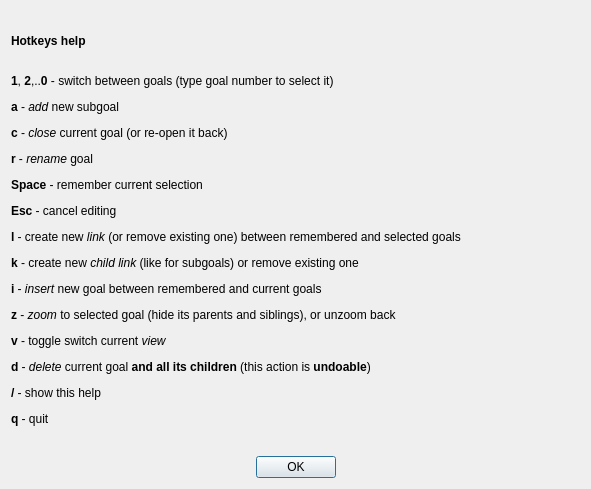
<?xml version="1.0" encoding="UTF-8"?>
<ui version="4.0">
 <class>AboutWindow</class>
 <widget class="QDialog" name="AboutWindow">
  <property name="geometry">
   <rect>
    <x>0</x>
    <y>0</y>
    <width>591</width>
    <height>489</height>
   </rect>
  </property>
  <property name="windowTitle">
   <string>Hotkeys help</string>
  </property>
  <property name="modal">
   <bool>true</bool>
  </property>
  <layout class="QVBoxLayout" name="verticalLayout">
   <item>
    <widget class="QLabel" name="label_text">
     <property name="text">
      <string>&lt;html&gt;&lt;head/&gt;&lt;body&gt;&lt;p&gt;&lt;span style=&quot; font-weight:600;&quot;&gt;Hotkeys help&lt;/span&gt;&lt;/p&gt;&lt;p&gt;&lt;br/&gt;&lt;span style=&quot; font-weight:600;&quot;&gt;1&lt;/span&gt;, &lt;span style=&quot; font-weight:600;&quot;&gt;2&lt;/span&gt;,..&lt;span style=&quot; font-weight:600;&quot;&gt;0&lt;/span&gt; - switch between goals (type goal number to select it)&lt;/p&gt;&lt;p&gt;&lt;span style=&quot; font-weight:600;&quot;&gt;a&lt;/span&gt; - &lt;span style=&quot; font-style:italic;&quot;&gt;add&lt;/span&gt; new subgoal&lt;/p&gt;&lt;p&gt;&lt;span style=&quot; font-weight:600;&quot;&gt;c&lt;/span&gt; - &lt;span style=&quot; font-style:italic;&quot;&gt;close&lt;/span&gt; current goal (or re-open it back)&lt;/p&gt;&lt;p&gt;&lt;span style=&quot; font-weight:600;&quot;&gt;r&lt;/span&gt; - &lt;span style=&quot; font-style:italic;&quot;&gt;rename&lt;/span&gt; goal&lt;/p&gt;&lt;p&gt;&lt;span style=&quot; font-weight:600;&quot;&gt;Space&lt;/span&gt; - remember current selection&lt;/p&gt;&lt;p&gt;&lt;span style=&quot; font-weight:600;&quot;&gt;Esc&lt;/span&gt; - cancel editing&lt;/p&gt;&lt;p&gt;&lt;span style=&quot; font-weight:600;&quot;&gt;l&lt;/span&gt; - create new &lt;span style=&quot; font-style:italic;&quot;&gt;link&lt;/span&gt; (or remove existing one) between remembered and selected goals&lt;/p&gt;&lt;p&gt;&lt;span style=&quot; font-weight:600;&quot;&gt;k&lt;/span&gt; - create new &lt;span style=&quot; font-style:italic;&quot;&gt;child link&lt;/span&gt; (like for subgoals) or remove existing one&lt;/p&gt;&lt;p&gt;&lt;span style=&quot; font-weight:600;&quot;&gt;i&lt;/span&gt; - &lt;span style=&quot; font-style:italic;&quot;&gt;insert&lt;/span&gt; new goal between remembered and current goals&lt;/p&gt;&lt;p&gt;&lt;span style=&quot; font-weight:600;&quot;&gt;z&lt;/span&gt; - &lt;span style=&quot; font-style:italic;&quot;&gt;zoom&lt;/span&gt; to selected goal (hide its parents and siblings), or unzoom back&lt;/p&gt;&lt;p&gt;&lt;span style=&quot; font-weight:600;&quot;&gt;v&lt;/span&gt; - toggle switch current &lt;span style=&quot; font-style:italic;&quot;&gt;view&lt;/span&gt;&lt;/p&gt;&lt;p&gt;&lt;span style=&quot; font-weight:600;&quot;&gt;d&lt;/span&gt; - &lt;span style=&quot; font-style:italic;&quot;&gt;delete&lt;/span&gt; current goal &lt;span style=&quot; font-weight:600;&quot;&gt;and all its children&lt;/span&gt; (this action is &lt;span style=&quot; font-weight:600;&quot;&gt;undoable&lt;/span&gt;)&lt;/p&gt;&lt;p&gt;&lt;span style=&quot; font-weight:600;&quot;&gt;/&lt;/span&gt; - show this help&lt;/p&gt;&lt;p&gt;&lt;span style=&quot; font-weight:600;&quot;&gt;q&lt;/span&gt; - quit&lt;/p&gt;&lt;/body&gt;&lt;/html&gt;</string>
     </property>
    </widget>
   </item>
   <item>
    <widget class="QDialogButtonBox" name="buttonBox">
     <property name="orientation">
      <enum>Qt::Horizontal</enum>
     </property>
     <property name="standardButtons">
      <set>QDialogButtonBox::Ok</set>
     </property>
     <property name="centerButtons">
      <bool>true</bool>
     </property>
    </widget>
   </item>
  </layout>
  <zorder>buttonBox</zorder>
  <zorder>label_text</zorder>
 </widget>
 <resources/>
 <connections>
  <connection>
   <sender>buttonBox</sender>
   <signal>accepted()</signal>
   <receiver>AboutWindow</receiver>
   <slot>close()</slot>
   <hints>
    <hint type="sourcelabel">
     <x>248</x>
     <y>254</y>
    </hint>
    <hint type="destinationlabel">
     <x>157</x>
     <y>274</y>
    </hint>
   </hints>
  </connection>
  <connection>
   <sender>buttonBox</sender>
   <signal>rejected()</signal>
   <receiver>AboutWindow</receiver>
   <slot>close()</slot>
   <hints>
    <hint type="sourcelabel">
     <x>200</x>
     <y>255</y>
    </hint>
    <hint type="destinationlabel">
     <x>199</x>
     <y>149</y>
    </hint>
   </hints>
  </connection>
 </connections>
</ui>
